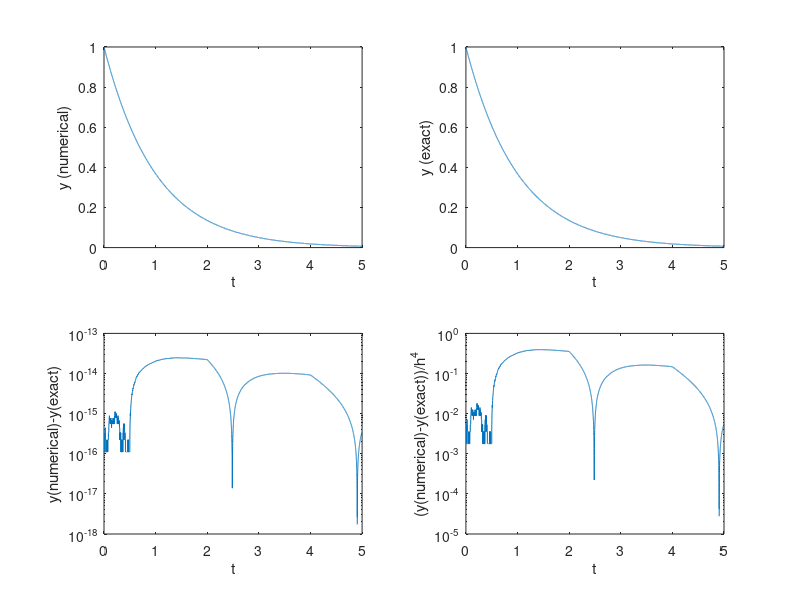

The MATLAB source for this figure:
clear;

lambda = -1.0;
yo = 1.0;
y(1) = yo;
yexact(1) = yo;
diff(1) = y(1)-yexact(1);

t(1) = 0.0;
tmax = 5.;
nt = 10000.;
h = tmax/nt;

for i=1:nt
    ys(i) = y(i) + lambda*h/2.*y(i);
    yss(i) = y(i) + lambda*h/2.*ys(i);
    ysss(i) = y(i) + lambda*h*yss(i);
    y(i+1) = y(i)+(lambda*h/6.)*(y(i)+2.*ys(i)+2.*yss(i)+ysss(i));
    t(i+1) = t(i)+h;
    yexact(i+1) = yo*exp(lambda*t(i+1));
    diff(i+1) = sqrt((yexact(i+1)-y(i+1))^2)/h^4;
end

subplot(2,2,1)
plot(t,y),xlabel('t'),ylabel('y (numerical)')

subplot(2,2,2)
plot(t,yexact),xlabel('t'),ylabel('y (exact)')

subplot(2,2,3)
semilogy(t,abs(y-yexact)),
xlabel('t'),ylabel('y(numerical)-y(exact)')

subplot(2,2,4)
semilogy(t,diff),...
xlabel('t'),ylabel('(y(numerical)-y(exact))/h^4')